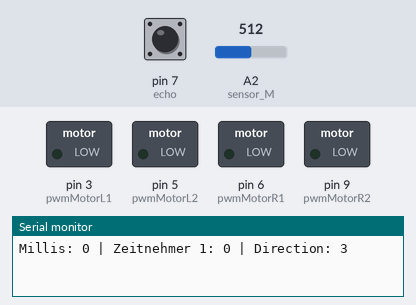
Recording of a sketch running on a simulated Arduino Uno, built with avr-gcc and run on an emulated ATmega328P. Shown: switched loads named in the sketch (green lamp = pin HIGH), the last lines printed to the serial monitor. The inputs (shaded band) are chosen by the test bench; at power-on: pin 7 (echo) LOW, A2 (sensor_M) = 512. Pins used as bus, display or sensor lines are not drawn.

Above: at 1.2 s.
1.3 s: pin 7 (echo) pulsed HIGH 2 times (0.12 s each, 0.3 s apart)
At 1.8 s:
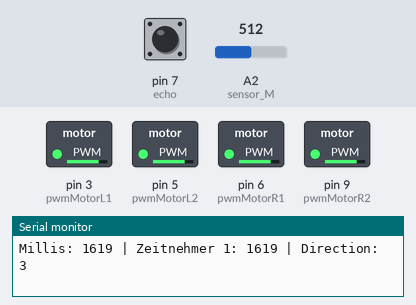
Timing chart, 0 to 4.3 s (numbered marks = the images above; inputs shaded):
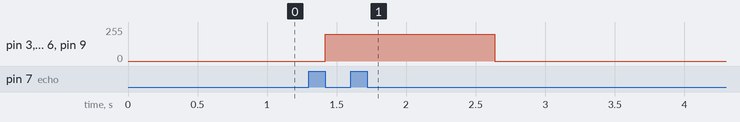

The sketch:

robotcar_src.ino
```cpp
int mainSwitch = 4;

//Fotosensorik
int sensor_RR = A0;             // Pin
int sensor_R  = A1;             // Pin
int sensor_M  = A2;             // Pin
int sensor_L  = A3;             // Pin
int sensor_LL = A4;             // Pin
int sensor_TriggerLimit = 500;  // Schaltschwelle ab wann Sensor schaltet
int direction = 0;              // 0 = Stop, 1 = Left-Left, 2 = Left, 3 = Straight, 4 = Right, 5 = Right-Right
long Zeitnehmer1 = 0;
long ZeitDelay1 = 3000;         // Zeit nach Linienverlust an den äußeren Sensoren in ms

//Ultraschallsensorik
int trigger=8;                  // Pin
int echo=7;                     // Pin
long dauer=0;
long entfernung=0;
long minEntfernung=100;         // Distanz Mindestabstand in cm (Bei unterschreiten Stillstand)
long maxEntfernung=200;         // Distanz Maximalabstand in cm (Bei überschreiten Fullspeed)

//Motoren
int speed_Left = 0;
int speed_Right = 0;
int fullspeed = 100;            // Geschwindigkeit für Fullspeed in %
int speed_1 = 70;               // Erste Verzögerungsgeschwindigkeit in %
int speed_2 = 30;               // Zweite Verzögerungsgeschwindigkeit in %
int pwmMotorL1 = 3;             // Pin
int pwmMotorL2 = 5;             // Pin
int pwmMotorR1 = 6;             // Pin
int pwmMotorR2 = 9;             // Pin

void setup() {
  //Motoren
  pinMode(pwmMotorL1, OUTPUT);
  pinMode(mainSwitch, INPUT);
  pinMode(pwmMotorL2, OUTPUT);
  pinMode(pwmMotorR1, OUTPUT);
  pinMode(pwmMotorR2, OUTPUT);
  pinMode(trigger, OUTPUT);
  pinMode(echo, INPUT);
  Serial.begin(9600);
}

void loop() {
  // ** Sensor detektiert letzte Richtung
  if (analogRead(sensor_M) > sensor_TriggerLimit) {direction = 3;Zeitnehmer1 = millis();}
  else if (analogRead(sensor_R) > sensor_TriggerLimit) {direction = 4;Zeitnehmer1 = millis();}
  else if (analogRead(sensor_L) > sensor_TriggerLimit) {direction = 2;Zeitnehmer1 = millis();}
  else if (analogRead(sensor_RR) > sensor_TriggerLimit) {direction = 5;Zeitnehmer1 = millis();}
  else if (analogRead(sensor_LL) > sensor_TriggerLimit) {direction = 1;Zeitnehmer1 = millis();}

  // ** Setze Achsgeschwindigkeiten
  if (direction == 3) { //Geradeauslauf
    speed_Left = fullspeed;
    speed_Right = fullspeed;
    //Wenn länger als X kein Sensor mehr getriggert wird dann STOP.
    if (millis() > ZeitDelay1 + Zeitnehmer1 ) {
      direction = 0;
    }
  } else if (direction == 4) { //Leicht Rechtslauf
    speed_Left = fullspeed;
    speed_Right = speed_1;
  } else if (direction == 2) { //Leicht Linkslauf
    speed_Left = speed_1;
    speed_Right = fullspeed;
  } else if (direction == 5) { //Stark Rechtslauf
    speed_Left = fullspeed;
    speed_Right = speed_2;
    //Wenn länger als X kein Sensor mehr getriggert wird dann STOP.
    if (millis() > ZeitDelay1 + Zeitnehmer1 ) {
      direction = 0;
    }
  } else if (direction == 1) { //Stark Linkslauf
    speed_Left = speed_2;
    speed_Right = fullspeed;
    //Wenn länger als X kein Sensor mehr getriggert wird dann STOP.
    if (millis() > ZeitDelay1 + Zeitnehmer1 ) {
      direction = 0;
    }
  }

  Serial.print("Millis: ");
  Serial.print(millis());
  Serial.print(" | Zeitnehmer 1: ");
  Serial.print(Zeitnehmer1);
  Serial.print(" | Direction: ");
  Serial.println(direction);


  // ** Ultraschallsensor Abstand
  digitalWrite(trigger, LOW);
  delay(5);
  digitalWrite(trigger, HIGH);
  delay(10);
  digitalWrite(trigger, LOW);
  dauer = pulseIn(echo, HIGH);
  entfernung = (dauer/2) * 0.03432;

  // ** Differenzrechnung bis Stillstand
  if (entfernung <= maxEntfernung && entfernung >= minEntfernung)
  {
    speed_Right = speed_Right - (1.0 / (maxEntfernung - minEntfernung) * (entfernung - minEntfernung));
  	speed_Left = speed_Left - (1.0 / (maxEntfernung - minEntfernung) * (entfernung - minEntfernung));
  } else if (entfernung > maxEntfernung) {
    speed_Right = speed_Right;
    speed_Left = speed_Left;
  } else {
    speed_Right = 0;
    speed_Left = 0;
  }

  // ** Speedfaktor
  speed_Right = speed_Right * 2,55;
  speed_Left = speed_Left * 2,55;

  // ** Fullstop
  if (direction == 0) {
    speed_Right = 0;
    speed_Left = 0;
  }

  // ** Analogwerte schreiben
  analogWrite(pwmMotorL1, speed_Right);
  analogWrite(pwmMotorL2, speed_Right);
  analogWrite(pwmMotorR1, speed_Left);
  analogWrite(pwmMotorR2, speed_Left);

  delay(200); //Wegen der Simulation
}
```

Measured:
- after the input at 1.3 s, pin 3 (pwmMotorL1), pin 5 (pwmMotorL2), pin 6 (pwmMotorR1), pin 9 (pwmMotorR2): 0/255 → 200/255 after 0.12 s, → 0/255 1.2 s later
